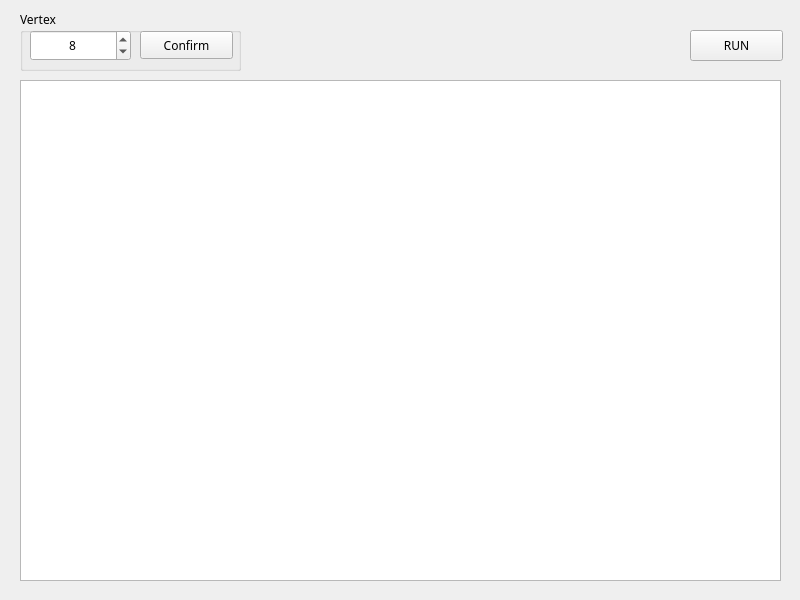
<?xml version="1.0" encoding="UTF-8"?>
<ui version="4.0">
 <class>ConvexHullGui</class>
 <widget class="QWidget" name="ConvexHullGui">
  <property name="windowModality">
   <enum>Qt::WindowModal</enum>
  </property>
  <property name="enabled">
   <bool>true</bool>
  </property>
  <property name="geometry">
   <rect>
    <x>0</x>
    <y>0</y>
    <width>800</width>
    <height>600</height>
   </rect>
  </property>
  <property name="sizePolicy">
   <sizepolicy hsizetype="Preferred" vsizetype="Preferred">
    <horstretch>0</horstretch>
    <verstretch>0</verstretch>
   </sizepolicy>
  </property>
  <property name="minimumSize">
   <size>
    <width>800</width>
    <height>600</height>
   </size>
  </property>
  <property name="maximumSize">
   <size>
    <width>800</width>
    <height>600</height>
   </size>
  </property>
  <property name="font">
   <font>
    <family>微軟正黑體</family>
   </font>
  </property>
  <property name="mouseTracking">
   <bool>false</bool>
  </property>
  <property name="acceptDrops">
   <bool>false</bool>
  </property>
  <property name="windowTitle">
   <string>Convex Hull</string>
  </property>
  <widget class="QGraphicsView" name="graphicsView">
   <property name="geometry">
    <rect>
     <x>20</x>
     <y>80</y>
     <width>761</width>
     <height>501</height>
    </rect>
   </property>
  </widget>
  <widget class="QPushButton" name="runbutton">
   <property name="geometry">
    <rect>
     <x>690</x>
     <y>30</y>
     <width>93</width>
     <height>31</height>
    </rect>
   </property>
   <property name="text">
    <string>RUN</string>
   </property>
  </widget>
  <widget class="QGroupBox" name="groupBox">
   <property name="geometry">
    <rect>
     <x>20</x>
     <y>10</y>
     <width>221</width>
     <height>61</height>
    </rect>
   </property>
   <property name="title">
    <string>Vertex</string>
   </property>
   <widget class="QSpinBox" name="inputbox">
    <property name="geometry">
     <rect>
      <x>10</x>
      <y>20</y>
      <width>101</width>
      <height>31</height>
     </rect>
    </property>
    <property name="alignment">
     <set>Qt::AlignCenter</set>
    </property>
    <property name="minimum">
     <number>3</number>
    </property>
    <property name="value">
     <number>8</number>
    </property>
   </widget>
   <widget class="QPushButton" name="vertexconfirm">
    <property name="geometry">
     <rect>
      <x>120</x>
      <y>21</y>
      <width>93</width>
      <height>28</height>
     </rect>
    </property>
    <property name="text">
     <string>Confirm</string>
    </property>
    <property name="autoDefault">
     <bool>false</bool>
    </property>
    <property name="default">
     <bool>false</bool>
    </property>
   </widget>
  </widget>
 </widget>
 <resources/>
 <connections/>
</ui>
